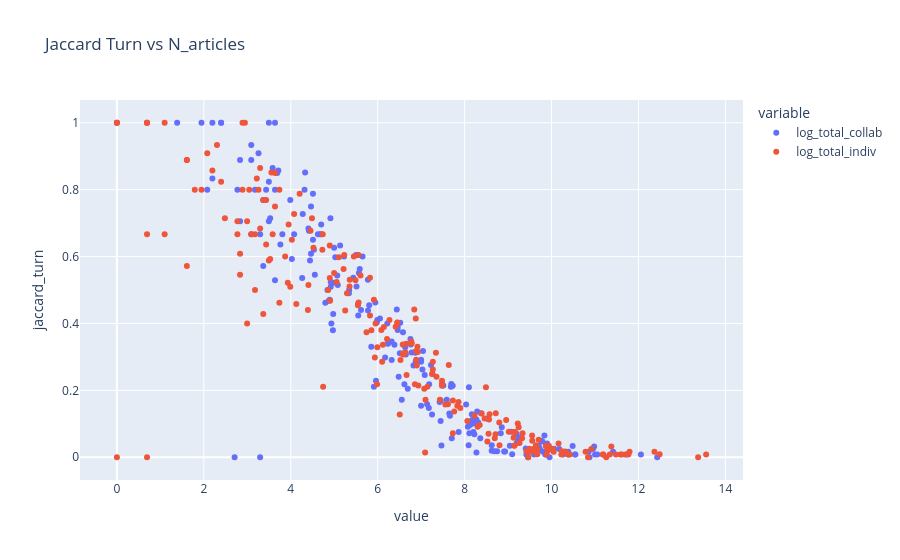

Write notebook code for a chart like this one.
### Code cell
px.scatter(df_stats, x=["log_total_collab", "log_total_indiv"], y="jaccard_turn", hover_data=["name", "region"], title="Jaccard Turn vs N_articles")

### Figure 1 — Plotly figure (JSON) as saved in the notebook; plotly's stock layout.template omitted (floating-point values rounded to 4 significant figures; data arrays with more than 128 entries replaced by an {"elided": "..."} marker saying what was removed)
{"data": [{"customdata": {"elided": "217x2 str values"}, "hovertemplate": "variable=log_total_collab<br>value=%{x}<br>jaccard_turn=%{y}<br>name=%{customdata[0]}<br>region=%{customdata[1]}<extra></extra>", "legendgroup": "log_total_collab", "marker": {"color": "#636efa", "symbol": "circle"}, "mode": "markers", "name": "log_total_collab", "orientation": "v", "showlegend": true, "x": {"elided": "217 float values"}, "xaxis": "x", "y": {"elided": "217 float values"}, "yaxis": "y", "type": "scatter"}, {"customdata": {"elided": "217x2 str values"}, "hovertemplate": "variable=log_total_indiv<br>value=%{x}<br>jaccard_turn=%{y}<br>name=%{customdata[0]}<br>region=%{customdata[1]}<extra></extra>", "legendgroup": "log_total_indiv", "marker": {"color": "#EF553B", "symbol": "circle"}, "mode": "markers", "name": "log_total_indiv", "orientation": "v", "showlegend": true, "x": {"elided": "217 float values"}, "xaxis": "x", "y": {"elided": "217 float values"}, "yaxis": "y", "type": "scatter"}], "layout": {"xaxis": {"anchor": "y", "domain": [0.0, 1.0], "title": {"text": "value"}}, "yaxis": {"anchor": "x", "domain": [0.0, 1.0], "title": {"text": "jaccard_turn"}}, "legend": {"title": {"text": "variable"}, "tracegroupgap": 0}, "title": {"text": "Jaccard Turn vs N_articles"}}}
